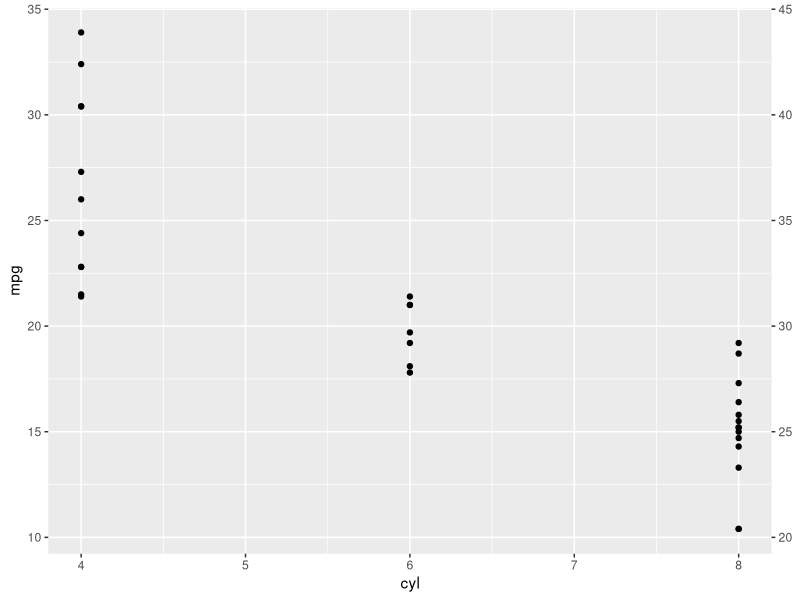
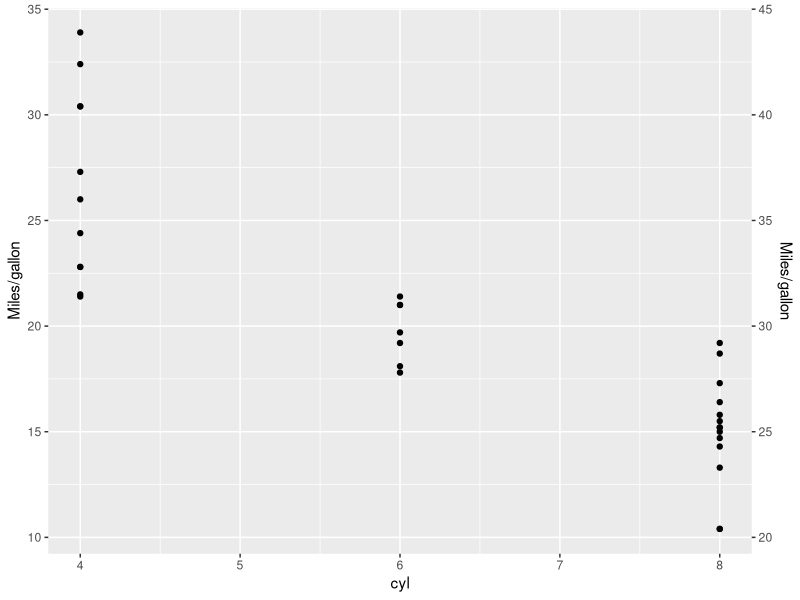
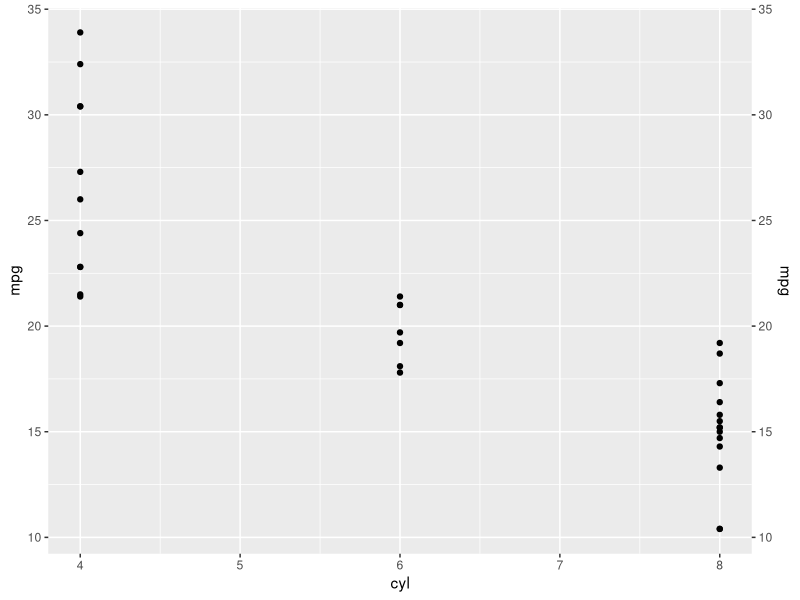
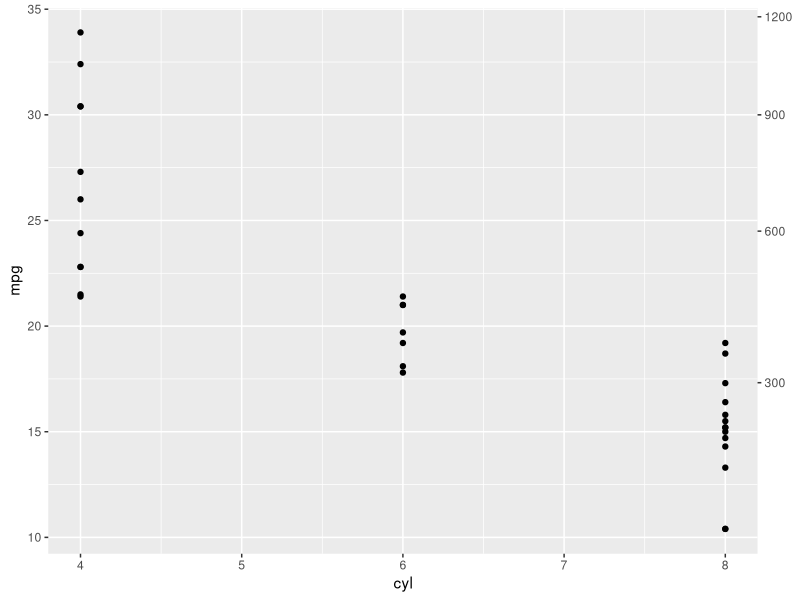
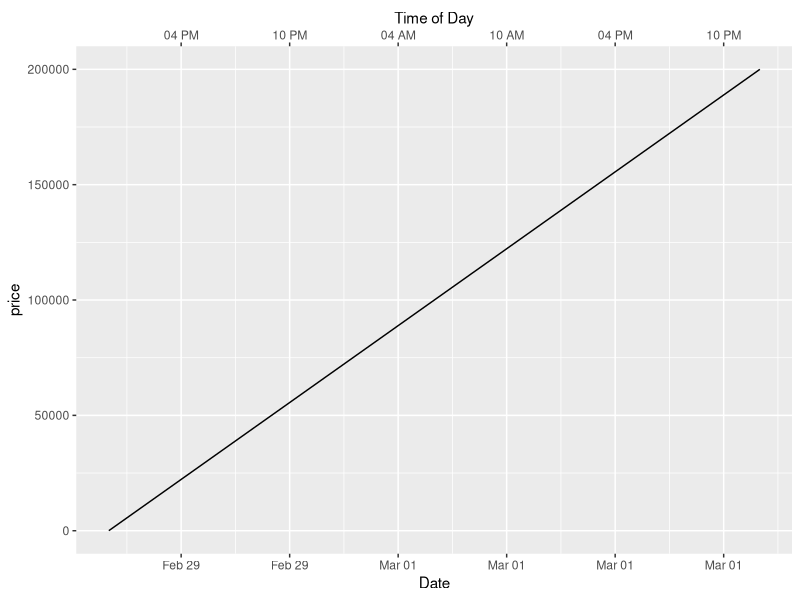
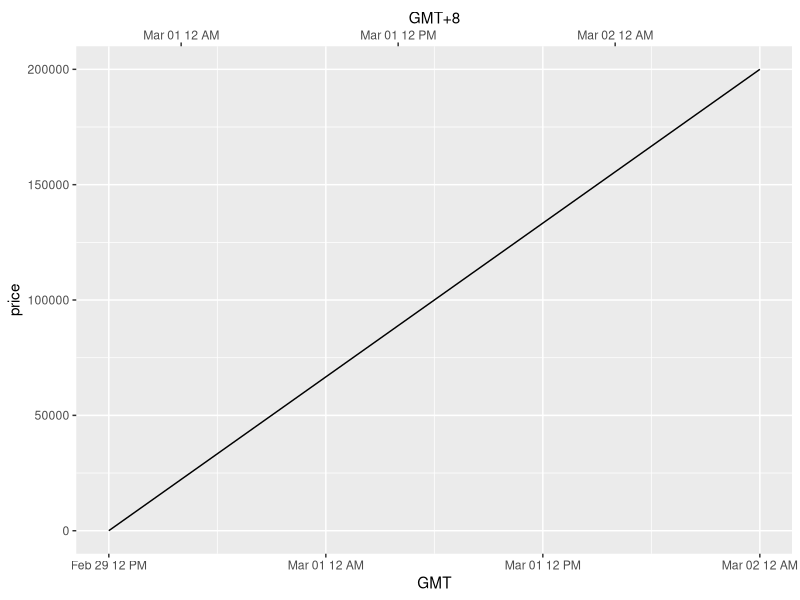

Here is the R script that generated these plots, in order:
library(ggplot2)


### Name: sec_axis
### Title: Specify a secondary axis
### Aliases: sec_axis dup_axis derive

### ** Examples

p <- ggplot(mtcars, aes(cyl, mpg)) +
  geom_point()

# Create a simple secondary axis
p + scale_y_continuous(sec.axis = sec_axis(~.+10))

# Inherit the name from the primary axis
p + scale_y_continuous("Miles/gallon", sec.axis = sec_axis(~.+10, name = derive()))

# Duplicate the primary axis
p + scale_y_continuous(sec.axis = dup_axis())

# You can pass in a formula as a shorthand
p + scale_y_continuous(sec.axis = ~.^2)

# Secondary axes work for date and datetime scales too:
df <- data.frame(
  dx = seq(as.POSIXct("2012-02-29 12:00:00",
                       tz = "UTC",
                       format = "%Y-%m-%d %H:%M:%S"
  ),
  length.out = 10, by = "4 hour"
  ),
  price = seq(20, 200000, length.out = 10)
 )

# useful for labelling different time scales in the same plot
ggplot(df, aes(x = dx, y = price)) + geom_line() +
  scale_x_datetime("Date", date_labels = "%b %d",
  date_breaks = "6 hour",
  sec.axis = dup_axis(name = "Time of Day",
  labels = scales::time_format("%I %p")))

# or to transform axes for different timezones
ggplot(df, aes(x = dx, y = price)) + geom_line() +
  scale_x_datetime("GMT", date_labels = "%b %d %I %p",
  sec.axis = sec_axis(~. + 8*3600, name = "GMT+8",
  labels = scales::time_format("%b %d %I %p")))
